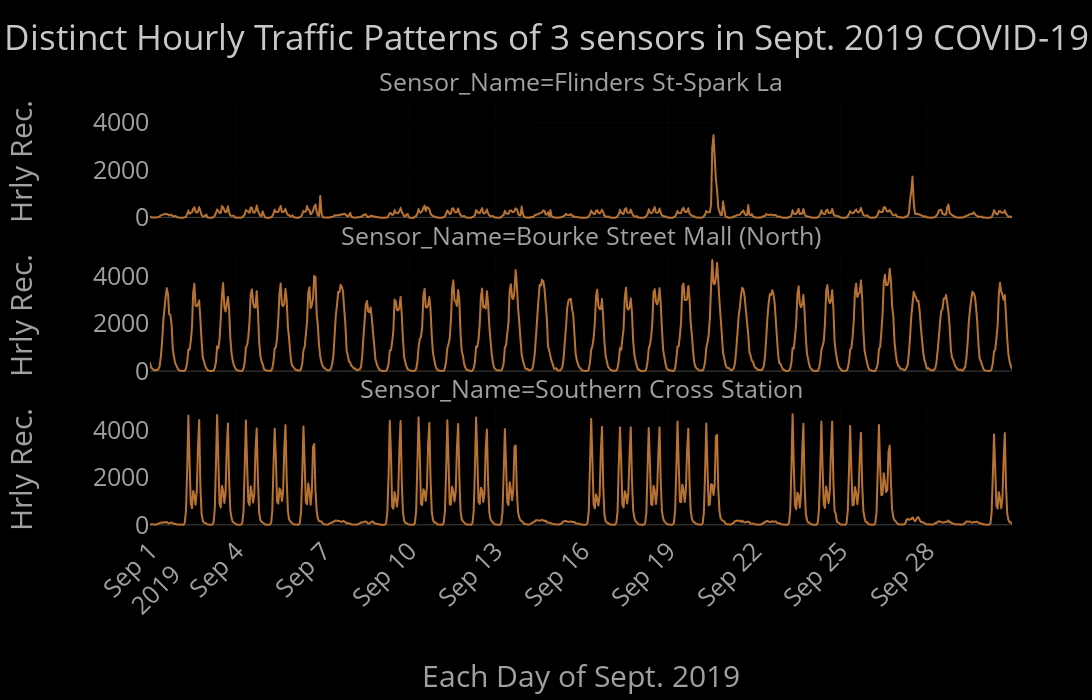

Write notebook code for a chart like this one.
### Code cell
figure = px.line(
    df_three_sensors_sept2019,
    y="Hourly_Counts",
    x='Date_Time',
    facet_col="Sensor_Name",
    facet_col_wrap=1,
    title="Distinct Hourly Traffic Patterns of 3 sensors in Sept. 2019 COVID-19",
    height=800,
).update_layout(yaxis_fixedrange=True)

figure.update_traces(line=dict(color='rgb(184, 115, 51)'))

# Dynamically adjust the width based on the title length
min_width = 1200
title_length_based_width = len(figure.layout.title.text) * 20
figure.update_layout(
    width=max(title_length_based_width, min_width),
    title_font_color="rgb(200, 200, 200)",
    height=700
)

# Add horizontal padding and change y-axis label titles
figure.update_yaxes(title_text='Hrly Rec.', automargin=True, title_standoff=60)
figure.update_xaxes(automargin=True, title_standoff=40)
figure.layout.xaxis.title.text = 'Each Day of Sept. 2019'

figure.show()

### Figure 1 — Plotly figure (JSON) as saved in the notebook; plotly's stock layout.template omitted (floating-point values rounded to 4 significant figures; data arrays with more than 128 entries replaced by an {"elided": "..."} marker saying what was removed)
{"data": [{"hovertemplate": "Sensor_Name=Flinders St-Spark La<br>Date_Time=%{x}<br>Hourly_Counts=%{y}<extra></extra>", "legendgroup": "", "line": {"color": "rgb(184, 115, 51)", "dash": "solid"}, "marker": {"symbol": "circle"}, "mode": "lines", "name": "", "showlegend": false, "type": "scattergl", "x": {"elided": "720 str values"}, "xaxis": "x3", "y": {"elided": "720 int values"}, "yaxis": "y3"}, {"hovertemplate": "Sensor_Name=Bourke Street Mall (North)<br>Date_Time=%{x}<br>Hourly_Counts=%{y}<extra></extra>", "legendgroup": "", "line": {"color": "rgb(184, 115, 51)", "dash": "solid"}, "marker": {"symbol": "circle"}, "mode": "lines", "name": "", "showlegend": false, "type": "scattergl", "x": {"elided": "720 str values"}, "xaxis": "x2", "y": {"elided": "720 int values"}, "yaxis": "y2"}, {"hovertemplate": "Sensor_Name=Southern Cross Station<br>Date_Time=%{x}<br>Hourly_Counts=%{y}<extra></extra>", "legendgroup": "", "line": {"color": "rgb(184, 115, 51)", "dash": "solid"}, "marker": {"symbol": "circle"}, "mode": "lines", "name": "", "showlegend": false, "type": "scattergl", "x": {"elided": "720 str values"}, "xaxis": "x", "y": {"elided": "720 int values"}, "yaxis": "y"}], "layout": {"annotations": [{"font": {}, "showarrow": false, "text": "Sensor_Name=Southern Cross Station", "x": 0.5, "xanchor": "center", "xref": "paper", "y": 0.2867, "yanchor": "bottom", "yref": "paper"}, {"font": {}, "showarrow": false, "text": "Sensor_Name=Bourke Street Mall (North)", "x": 0.5, "xanchor": "center", "xref": "paper", "y": 0.6433, "yanchor": "bottom", "yref": "paper"}, {"font": {}, "showarrow": false, "text": "Sensor_Name=Flinders St-Spark La", "x": 0.5, "xanchor": "center", "xref": "paper", "y": 1.0, "yanchor": "bottom", "yref": "paper"}], "height": 700, "legend": {"tracegroupgap": 0}, "title": {"font": {"color": "rgb(200, 200, 200)"}, "text": "Distinct Hourly Traffic Patterns of 3 sensors in Sept. 2019 COVID-19"}, "width": 1360, "xaxis": {"anchor": "y", "automargin": true, "domain": [0, 1], "title": {"standoff": 40, "text": "Each Day of Sept. 2019"}}, "xaxis2": {"anchor": "y2", "automargin": true, "domain": [0, 1], "matches": "x", "showticklabels": false, "title": {"standoff": 40}}, "xaxis3": {"anchor": "y3", "automargin": true, "domain": [0, 1], "matches": "x", "showticklabels": false, "title": {"standoff": 40}}, "yaxis": {"anchor": "x", "automargin": true, "domain": [0, 0.2867], "fixedrange": true, "title": {"standoff": 60, "text": "Hrly Rec."}}, "yaxis2": {"anchor": "x2", "automargin": true, "domain": [0.3567, 0.6433], "matches": "y", "title": {"standoff": 60, "text": "Hrly Rec."}}, "yaxis3": {"anchor": "x3", "automargin": true, "domain": [0.7133, 1.0], "matches": "y", "title": {"standoff": 60, "text": "Hrly Rec."}}}}
